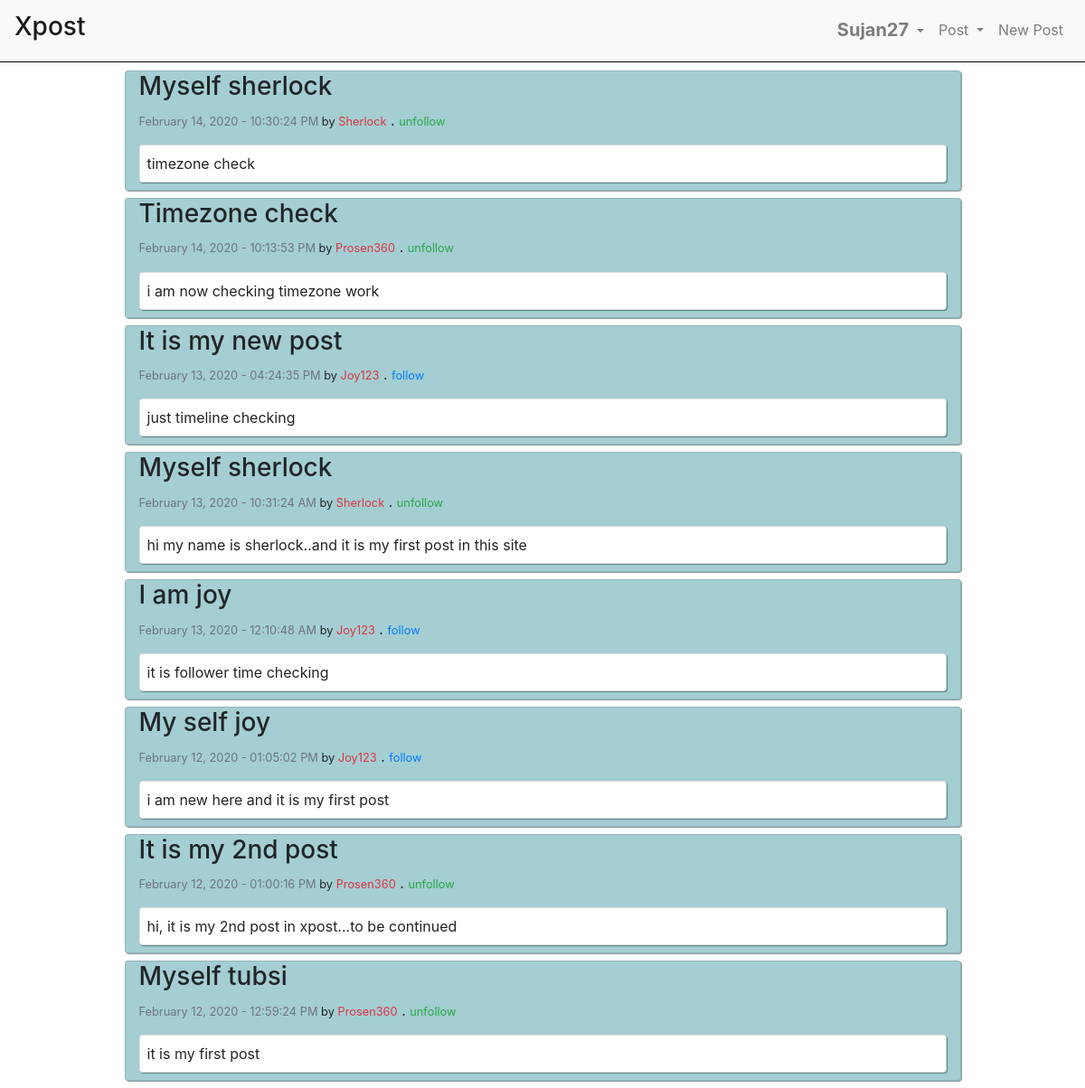
The page /global/ (signed in) on the database as committed earlier.
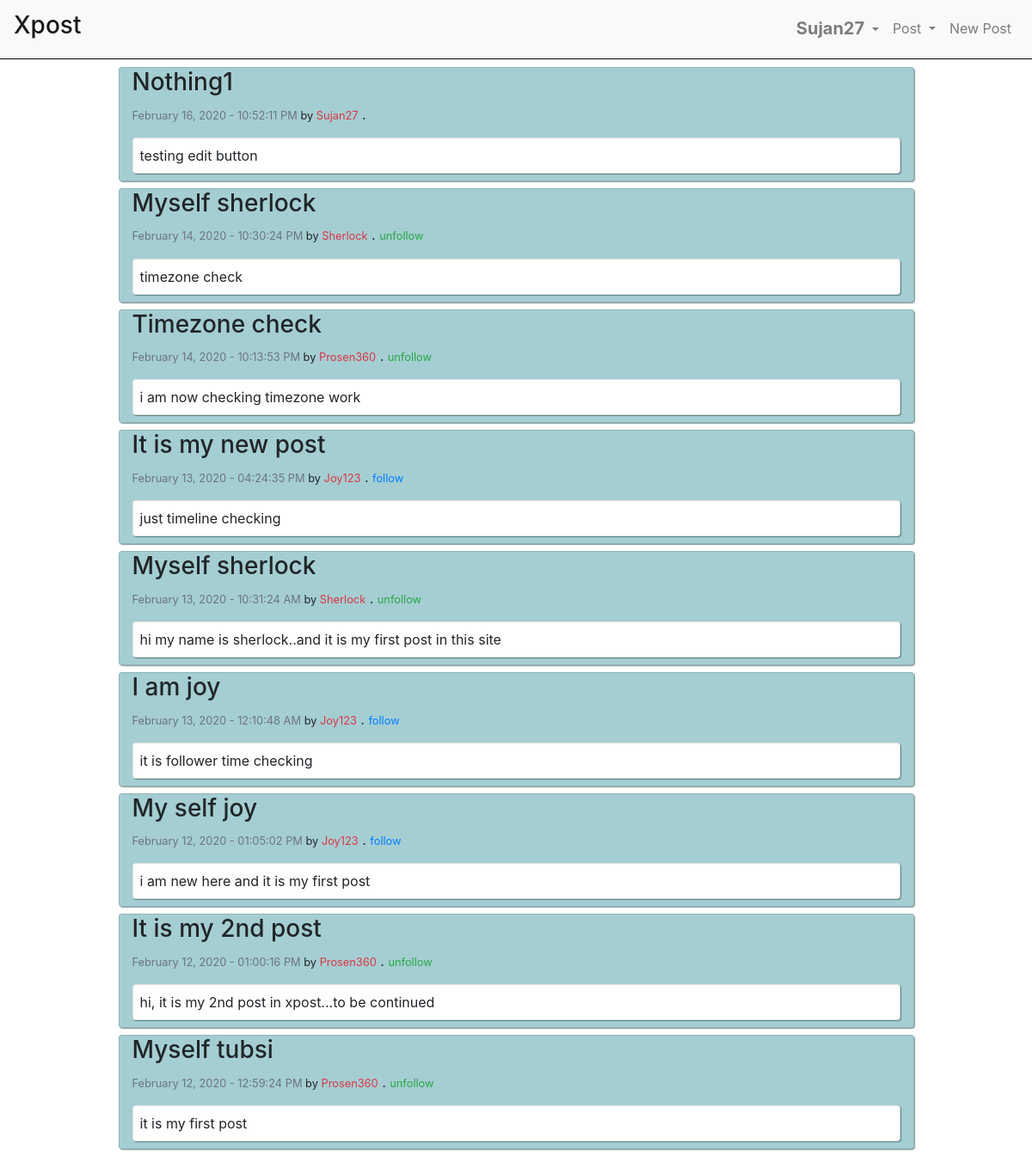
The same page on the database as committed later.
### userposts/models.py (models this page shows, shortened)
class Posts(models.Model):
    author = models.ForeignKey(User, on_delete=models.CASCADE)
    title = models.CharField(max_length=150)
    post = models.TextField()
    dateOfPost = models.DateTimeField(default=timezone.now)

### global/views.py (the view)
# urls.py: path('', views.globalPost, name='global')
@login_required(login_url='../login')
def globalPost(response):
    flag = False
    posts = []
    allPosts = Posts.objects.all().order_by('-dateOfPost')
    myFollow = Follower.objects.filter(follower_id=response.user.id)
    for post in allPosts:
        for f in myFollow:
            if f.following_id == post.author_id:
                posts.append({
                    'post': post,
                    'indication': 'unfollow',
                    'color': 'text-success'
                })
                flag = True
                break
        if post.author_id == response.user.id:
            posts.append({
                'post': post,
                'indication': '',
                'color': 'text-success'
            })
        elif flag == False:
            posts.append({
                'post': post,
                'indication': 'follow',
                'color': 'text-primary'
            })
        else:
            flag = False
    return render(response, 'global/global.html', {'posts': posts})

### global/templates/global/global.html (shortened to what this page needs)
{% extends 'base.html' %}
{% block content %}
<div class="container myContent">
    {% for post in posts %}
    <div class="card col-10 mx-auto my-2"
        style="box-shadow: 1px 1px 1px rgba(13, 54, 54, 0.507);background-color: #0a7a865e;">
        <div class="card-text">
            <h3>{{post.post.title|capfirst}}</h3>
            <small><label class="text-muted">{{post.post.dateOfPost|date:"F d, Y - h:i:s A"}}</label> by
                <label class="text-danger">{{post.post.author|capfirst}}</label></small> . <small
                class="myAuthor {{post.color}}" data-id="{{post.post.author_id}}">{{post.indication}}</small>
        </div>
        <div class="card pl-2 py-2 my-2" style="box-shadow: 1px 1px 1px rgba(13, 54, 54, 0.507);">
            {{post.post.post}}
        </div>
    </div>
    {% endfor %}
</div>
{% endblock content %}

Rows that differ between the two databases and show on the page:
added Posts: post "Nothing1", post.dateOfPost "February 16, 2020 - 10:52:11 PM", post.author "Sujan27", post.post "testing edit button"
